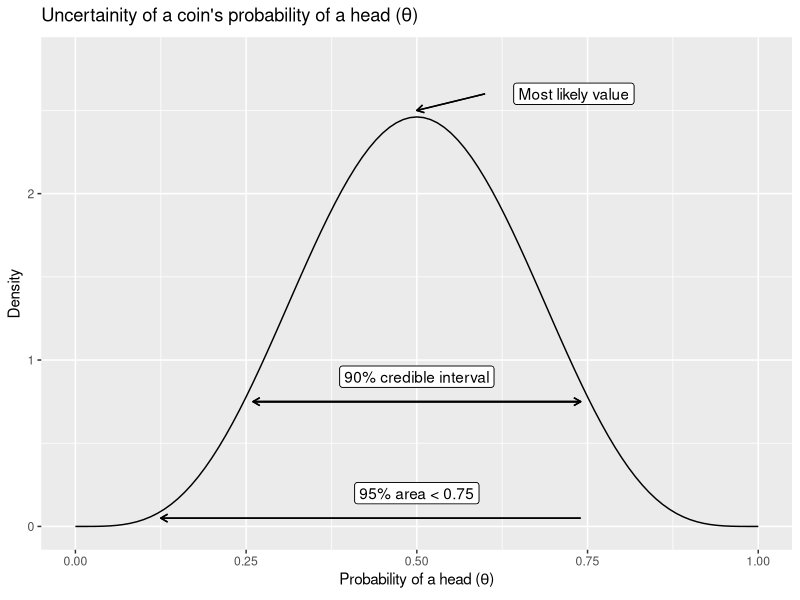
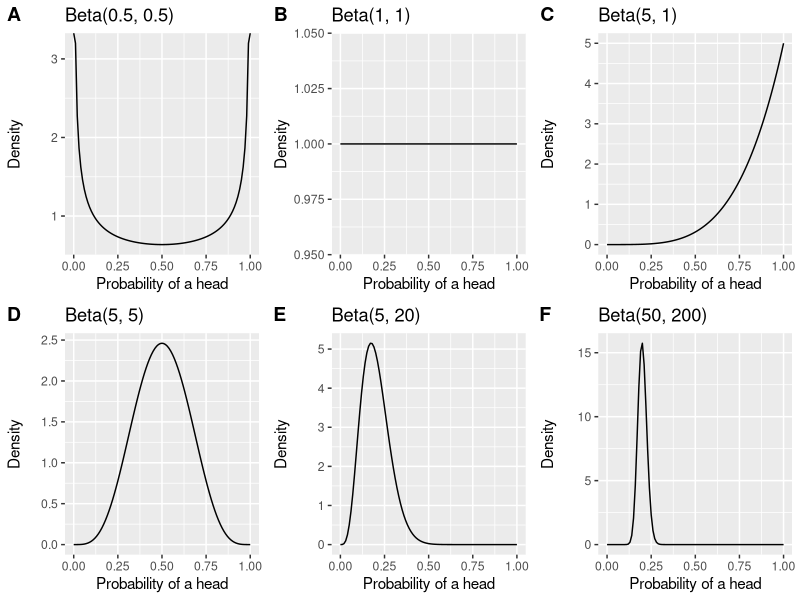
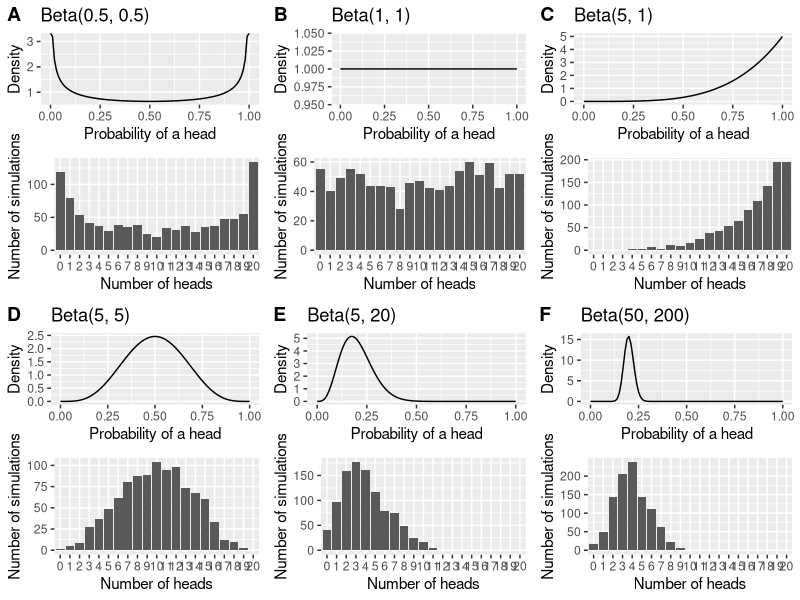

Source code (R) for these figures, in order:
## ---- chunk 1
# Keep this when you are rendering this rmarkdown not through the r-to-jekyll.R
# script
library("knitr")
opts_chunk$set(dev = c("CairoSVG"))
## ---- chunk 2
library("magrittr")
library("ggplot2")
library("glue")

data.frame(x = c(0, 1)) %>%
  ggplot(aes(x)) +
  stat_function(fun = dbeta, n = 101, args = list(shape1 = 5, shape2 = 5)) +
  ylim(c(0, 2.8)) +
  xlab(expression("Probability of a head ("*theta*")")) +
  ylab("Density") +
  ggtitle(
    expression("Uncertainity of a coin's probability of a head ("*theta*")")
  ) +
  # Credible interval arrow
  geom_segment(
    aes(x = 0.26, xend = 0.74, y = 0.75, yend = 0.75),
    arrow = arrow(length = unit(0.2, "cm"))
  ) +
  geom_segment(
    aes(x = 0.74, xend = 0.26, y = 0.75, yend = 0.75),
    arrow = arrow(length = unit(0.2, "cm"))
  ) +
  geom_label(aes(x = 0.5, y = 0.9, label =  "90% credible interval")) +
  # 95% area < 0.75
  geom_segment(
    aes(x = 0.74, xend = 0.125, y = 0.05, yend = 0.05),
    arrow = arrow(length = unit(0.2, "cm"))
  ) +
  geom_label(aes(x = 0.5, y = 0.2, label =  "95% area < 0.75")) +
  # MAP value
  geom_segment(
    aes(x = 0.6, xend = 0.5, y = 2.6, yend = 2.5),
    arrow = arrow(length = unit(0.2, "cm"))
  ) +
  geom_label(aes(x = 0.73, y = 2.6, label = "Most likely value"))
## ---- chunk 3
library("tibble")
library("cowplot")
library("glue")

# Cowplot overrides the default ggplot2 theme. This sets it back to the default
# theme.
theme_set(theme_grey())

beta_params_df <-
  tribble(
    ~ beta_distr_num, ~ shape1, ~ shape2,
                   1,      0.5,      0.5, 
                   2,        1,        1, 
                   3,        5,        1, 
                   4,        5,        5, 
                   5,        5,       20, 
                   6,        50,     200
  )

#' Plots a beta distribution 
#'
#' @param in_data List of arguments for the beta density function (dbeta)
#' @return ggplot plot
plot_beta <- function(in_data) {
  # Create aliases for easier reference below
  cur_shape_1 <- in_data[["shape1"]]
  cur_shape_2 <- in_data[["shape2"]]

  data.frame(x = c(0, 1)) %>%
    ggplot(aes(x)) +
    stat_function(
      fun = dbeta, 
      n = 101, 
      args = list(shape1 = cur_shape_1, shape2 = cur_shape_2)
    ) +
    ylab("Density") +
    xlab("Probability of a head") +
    ggtitle(glue("Beta({cur_shape_1}, {cur_shape_2})"))
}

beta_plots <- 
  split(beta_params_df, seq_len(nrow(beta_params_df))) %>%
  lapply(plot_beta)

plot_grid(
  plotlist = beta_plots, 
  ncol = 3, nrow = 2, 
  labels = LETTERS[1:6],
  align = "v"
)
## ---- chunk 4
library("dplyr")

plot_prior_prediction_distr <- function(in_data) {
  # Create aliases for easier reference below
  cur_shape_1 <- in_data[["shape1"]]
  cur_shape_2 <- in_data[["shape2"]]

  num_sims <- 1000 
  num_trials <- 20

  thetas <- rbeta(num_sims, shape1 = cur_shape_1, shape = cur_shape_2)
  coin_flip_df <- 
    tibble(
      trial_no = seq_len(num_sims),
      theta = thetas,
      heads = rbinom(num_sims, num_trials, thetas)
    ) %>%
    mutate(heads = factor(heads, levels = 0:num_trials))

  prior_p <- plot_beta(in_data)
  predictive_p <- 
    coin_flip_df %>%
    ggplot(aes(x = heads)) +
    geom_bar() +
    xlab("Number of heads") +
    ylab("Number of simulations") +
    # So that the x-scale includes 0 - num_trials so that we can compare across
    # plots
    scale_x_discrete(drop = FALSE)

  plot_grid(prior_p, predictive_p, nrow = 2)
}

beta_predictive_plots <- 
  split(beta_params_df, seq_len(nrow(beta_params_df))) %>%
  lapply(plot_prior_prediction_distr)

plot_grid(
  plotlist = beta_predictive_plots, 
  ncol = 3, nrow = 2, 
  labels = LETTERS[1:6],
  align = "v")
